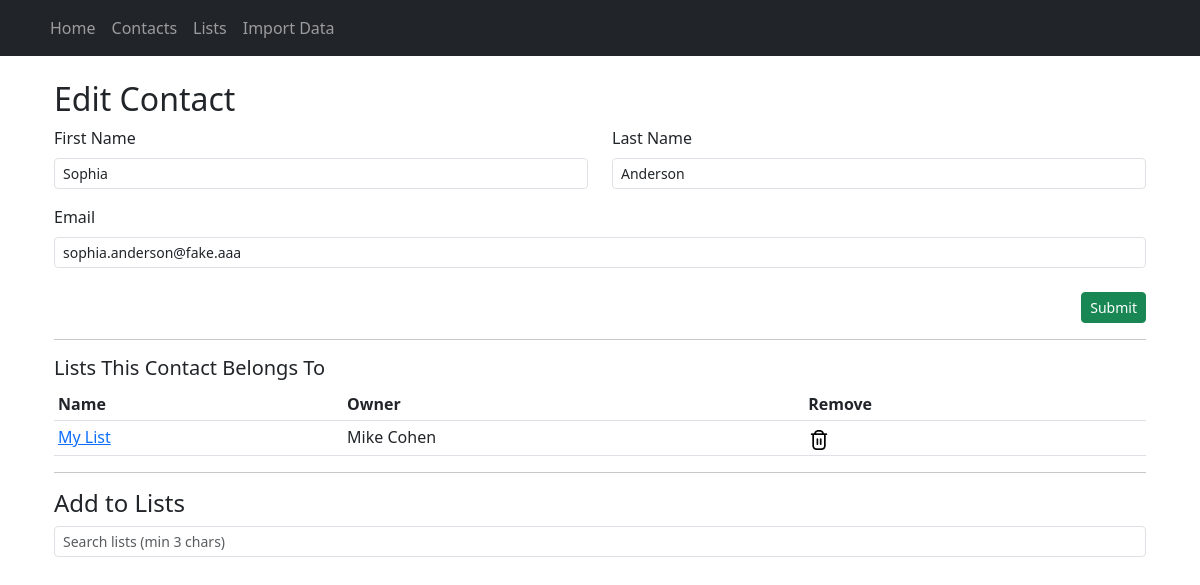
The app's page /edit/14 with its own data.
### models.py (models this page shows)
class Contact(db.Model):
    id = db.Column(db.Integer, primary_key=True)
    first_name = db.Column(db.String(50), nullable=False)
    last_name = db.Column(db.String(50), nullable=False)
    email = db.Column(db.String(120), unique=True, nullable=False)

class ContactList(db.Model):
    id = db.Column(db.Integer, primary_key=True)
    name = db.Column(db.String(100), nullable=False)
    description = db.Column(db.Text)
    owner = db.Column(db.String(120), nullable=False)
    contacts = db.relationship(
        'Contact',
        secondary=contact_list_membership,
        backref=db.backref('contact_lists', lazy='dynamic')
    )

### app.py (the view, shortened to what this page needs)
@app.route('/edit/<int:contact_id>', methods=['GET', 'POST'])
def edit_contact(contact_id):
    contact = Contact.query.get_or_404(contact_id)
    form = ContactForm(obj=contact)
    return render_template('edit_contact.html', form=form, contact=contact)

### forms.py
class ContactForm(FlaskForm):
    first_name = StringField('First Name', validators=[DataRequired()])
    last_name = StringField('Last Name', validators=[DataRequired()])
    email = StringField('Email', validators=[DataRequired(), Email()])
    submit = SubmitField('Submit')

### templates/edit_contact.html (shortened to what this page needs)
{% extends 'base.html' %}
{% block content %}
<div class="container">
    <h2>Edit Contact</h2>
    <form method="POST" class="mb-3">
        <div class="row mb-3">
            <div class="col-md-6">
                {{ form.first_name.label(class="form-label") }}
                {{ form.first_name(class="form-control form-control-sm") }}
            </div>
            <div class="col-md-6">
                {{ form.last_name.label(class="form-label") }}
                {{ form.last_name(class="form-control form-control-sm") }}
            </div>
        </div>
        <div class="mb-3">
            {{ form.email.label(class="form-label") }}
            {{ form.email(class="form-control form-control-sm") }}
        </div>
        <div class="d-flex justify-content-end mt-4">
            {{ form.submit(class="btn btn-success btn-sm") }}
        </div>
    </form>
    <hr>
    <h5>Lists This Contact Belongs To</h5>
    <table class="table table-sm" id="current-lists-table">
        <thead>
            <tr>
                <th>Name</th>
                <th>Owner</th>
                <th>Remove</th>
            </tr>
        </thead>
        <tbody>
        {% for l in contact.contact_lists %}
            <tr class="current-list-row" data-list-id="{{ l.id }}">
                <td>
                    <a href="{{ url_for('edit_list', list_id=l.id) }}">
                        {{ l.name }}
                    </a>
                </td>
                <td>{{ l.owner }}</td>
                <td>
                    <button type="button" class="btn btn-link text-danger btn-sm remove-list-btn" data-list-id="{{ l.id }}" title="Remove" style="padding:0;">
                        <img src="{{ url_for('static', filename='trash.png') }}" alt="Remove" width="20" height="20" class="action-btn-img">
                    </button>
                </td>
            </tr>
        {% endfor %}
        </tbody>
    </table>
    <hr>
    <h4>Add to Lists</h4>
    <div class="mb-3">
        <input type="text" id="list-search" class="form-control form-control-sm" placeholder="Search lists (min 3 chars)">
    </div>
</div>
{% endblock %}

### records on screen
Contact: first_name "Sophia", last_name "Anderson", email "sophia.anderson@fake.aaa"
ContactList: name "My List", owner "Mike Cohen"
